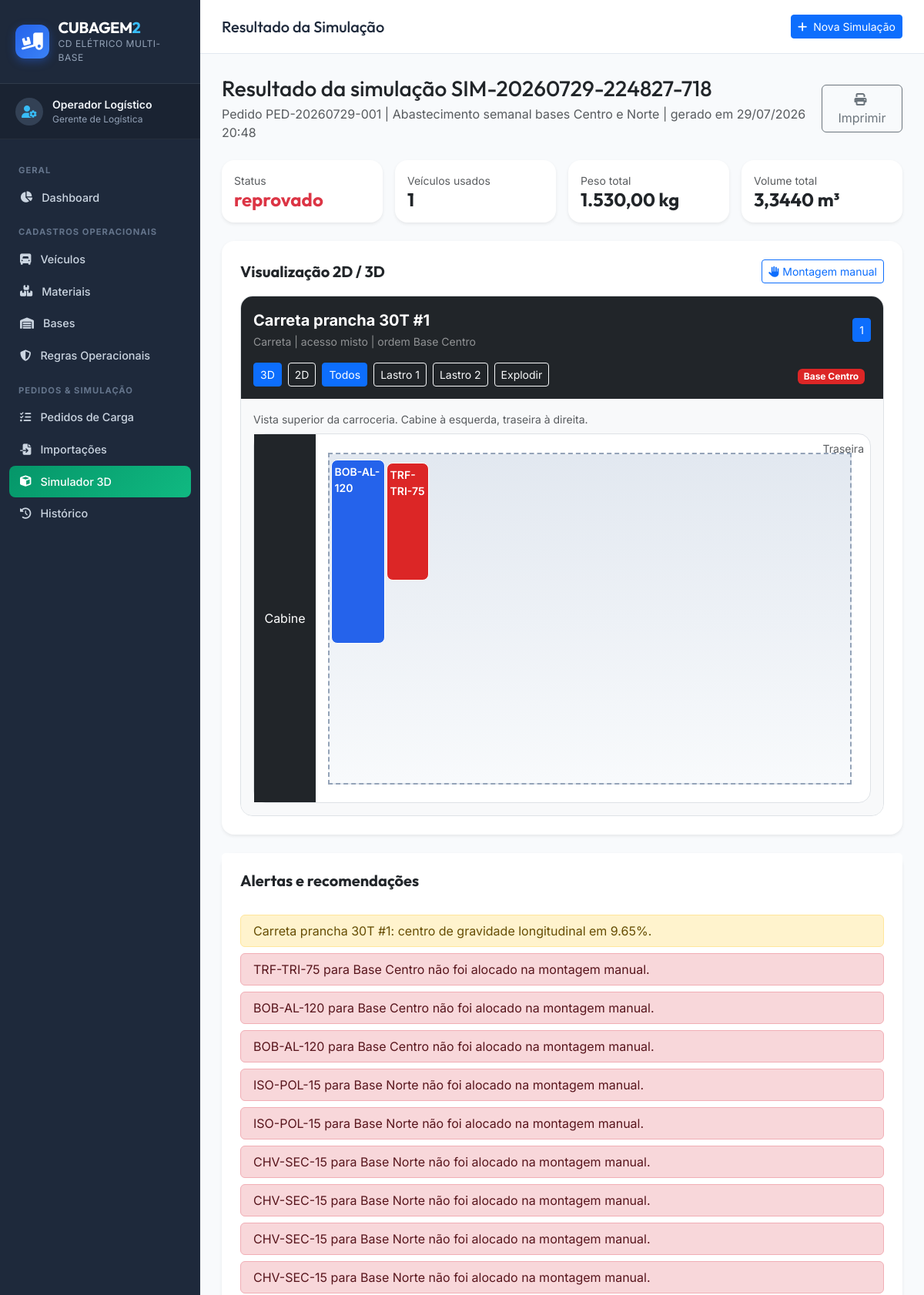
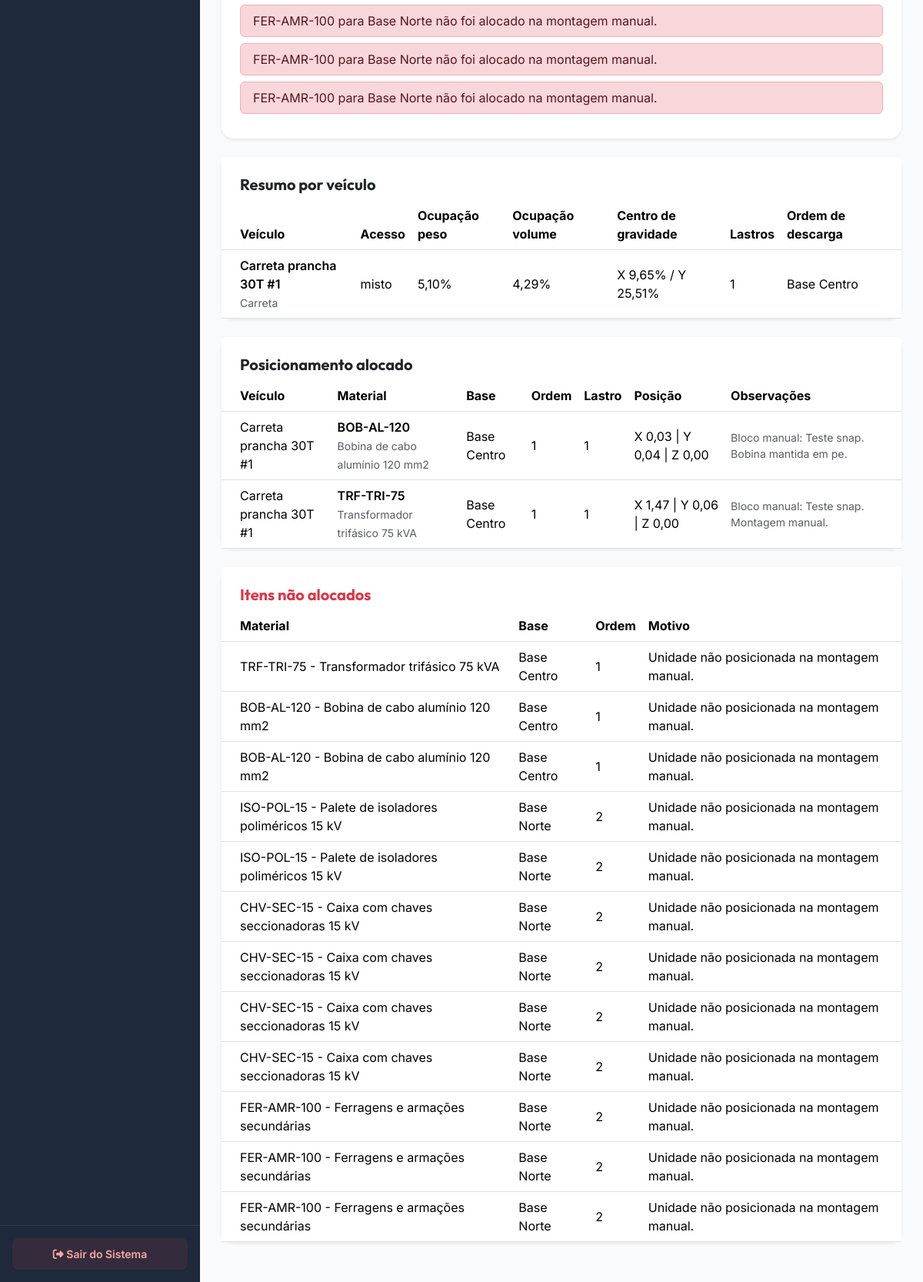
The app's page /pages/resultado_simulacao.php?id=7 with its own data (2 pictures, top to bottom).
### tables this page shows
CREATE TABLE simulacao_veiculos (
  id INTEGER PRIMARY KEY AUTOINCREMENT,
  simulacao_id INTEGER NOT NULL,
  veiculo_id INTEGER NOT NULL,
  slot_codigo TEXT NOT NULL,
  veiculo_nome TEXT NOT NULL,
  tipo_veiculo TEXT NOT NULL,
  acesso_descarga TEXT NOT NULL,
  comprimento_m REAL NOT NULL,
  largura_m REAL NOT NULL,
  altura_m REAL NOT NULL,
  capacidade_kg REAL NOT NULL,
  capacidade_m3 REAL NOT NULL,
  peso_total_kg REAL NOT NULL,
  volume_total_m3 REAL NOT NULL,
  ocupacao_peso_pct REAL NOT NULL,
  ocupacao_volume_pct REAL NOT NULL,
  centro_gravidade_x REAL NOT NULL,
  centro_gravidade_y REAL NOT NULL,
  lastros_utilizados INTEGER NOT NULL,
  ordem_carga TEXT NULL,
  ordem_descarga TEXT NULL,
  FOREIGN KEY (simulacao_id) REFERENCES simulacoes(id) ON DELETE CASCADE,
  FOREIGN KEY (veiculo_id) REFERENCES veiculos(id) ON DELETE RESTRICT
);

CREATE TABLE simulacoes (
  id INTEGER PRIMARY KEY AUTOINCREMENT,
  codigo_simulacao TEXT NOT NULL UNIQUE,
  pedido_id INTEGER NOT NULL,
  usuario_id INTEGER NULL,
  score_total REAL NOT NULL,
  status TEXT NOT NULL,
  total_veiculos INTEGER NOT NULL,
  qtd_itens_total INTEGER NOT NULL,
  qtd_itens_alocados INTEGER NOT NULL,
  qtd_itens_nao_alocados INTEGER NOT NULL,
  peso_total_kg REAL NOT NULL,
  volume_total_m3 REAL NOT NULL,
  observacoes TEXT NULL,
  created_at DATETIME DEFAULT CURRENT_TIMESTAMP,
  FOREIGN KEY (pedido_id) REFERENCES pedidos_carga(id) ON DELETE CASCADE
);

CREATE TABLE pedidos_carga (
  id INTEGER PRIMARY KEY AUTOINCREMENT,
  codigo_pedido TEXT NOT NULL UNIQUE,
  descricao TEXT NOT NULL,
  status TEXT DEFAULT 'rascunho',
  observacoes TEXT NULL,
  created_at DATETIME DEFAULT CURRENT_TIMESTAMP,
  updated_at DATETIME DEFAULT CURRENT_TIMESTAMP
);

CREATE TABLE simulacao_alertas (
  id INTEGER PRIMARY KEY AUTOINCREMENT,
  simulacao_id INTEGER NOT NULL,
  simulacao_veiculo_id INTEGER NULL,
  tipo_alerta TEXT NOT NULL,
  severidade TEXT NOT NULL,
  mensagem TEXT NOT NULL,
  FOREIGN KEY (simulacao_id) REFERENCES simulacoes(id) ON DELETE CASCADE,
  FOREIGN KEY (simulacao_veiculo_id) REFERENCES simulacao_veiculos(id) ON DELETE CASCADE
);

### controllers/SimulacaoController.php (called while the page is built, shortened)
<?php
require_once __DIR__ . '/../models/Simulacao.php';
class SimulacaoController {
    private Simulacao $model;
    public function __construct() {
        $this->model = new Simulacao();
    }
    public function buscar(int $id): ?array {
        return $this->model->buscarPorId($id);
    }
}

### models/Simulacao.php (called while the page is built, shortened)
<?php
require_once __DIR__ . '/Regra.php';
class Simulacao {
    private PDO $pdo;
    public function __construct() {
        global $pdo;
        $this->pdo = $pdo;
    }
    public function buscarPorId(int $id): ?array {
        $stmt = $this->pdo->prepare(
            'SELECT s.*, p.codigo_pedido, p.descricao AS pedido_descricao
             FROM simulacoes s
             JOIN pedidos_carga p ON p.id = s.pedido_id
             WHERE s.id = ?'
        );
        $stmt->execute([$id]);
        $sim = $stmt->fetch();
        $stmtVeiculos = $this->pdo->prepare(
            'SELECT * FROM simulacao_veiculos WHERE simulacao_id = ? ORDER BY id ASC'
        );
        $stmtVeiculos->execute([$id]);
        $veiculos = $stmtVeiculos->fetchAll();
        foreach ($veiculos as &$veiculo) {
            $stmtPos = $this->pdo->prepare(
                'SELECT p.*, m.categoria, m.formato_fisico, m.empilhavel, m.max_lastros, m.perfil_empilhamento, m.fragilidade, m.amarracao_especial
                 FROM simulacao_posicoes p
                 JOIN materiais m ON m.id = p.material_id
                 WHERE p.simulacao_veiculo_id = ?
                 ORDER BY p.ordem_entrega ASC, p.lastro_posicao ASC, p.id ASC'
            );
            $stmtPos->execute([$veiculo['id']]);
            $veiculo['itens'] = $stmtPos->fetchAll();
        }
        $stmtPend = $this->pdo->prepare(
            'SELECT p.*, m.categoria, m.formato_fisico, m.empilhavel, m.max_lastros, m.perfil_empilhamento, m.fragilidade, m.amarracao_especial
             FROM simulacao_posicoes p
             JOIN materiais m ON m.id = p.material_id
             WHERE p.simulacao_id = ? AND p.simulacao_veiculo_id IS NULL AND p.status_alocacao = "nao_alocado"
             ORDER BY p.ordem_entrega ASC, p.id ASC'
        );
        $stmtPend->execute([$id]);
        $sim['itens_nao_alocados'] = $stmtPend->fetchAll();
        $stmtAlertas = $this->pdo->prepare(
            'SELECT * FROM simulacao_alertas WHERE simulacao_id = ? ORDER BY id ASC'
        );
        $stmtAlertas->execute([$id]);
        $sim['alertas'] = $stmtAlertas->fetchAll();
        $stmtRegras = $this->pdo->prepare(
            'SELECT * FROM simulacao_regras_aplicadas WHERE simulacao_id = ? ORDER BY id ASC'
        );
        $stmtRegras->execute([$id]);
        $sim['regras_aplicadas'] = $stmtRegras->fetchAll();
        $sim['veiculos'] = $veiculos;
        return $sim;
    }
}

### pages/resultado_simulacao.php (the view, shortened to what this page needs)
<?php
require_once __DIR__ . '/../controllers/SimulacaoController.php';
require_once __DIR__ . '/../includes/header.php';
require_once __DIR__ . '/../includes/menu.php';
$controller = new SimulacaoController();
$simulacao = $controller->buscar((int) ($_GET['id'] ?? 0));
?>
<div class="container-fluid p-0">
    <div class="d-flex justify-content-between align-items-center mb-4">
        <div>
            <h2 class="h3 mb-1 text-dark">Resultado da simulação <?= htmlspecialchars($simulacao['codigo_simulacao']) ?></h2>
            <p class="text-muted mb-0">Pedido <?= htmlspecialchars($simulacao['codigo_pedido']) ?> | <?= htmlspecialchars($simulacao['pedido_descricao']) ?> | gerado em <?= date('d/m/Y H:i', strtotime($simulacao['created_at'])) ?></p>
        </div>
        <button class="btn btn-outline-secondary" onclick="window.print()"><i class="fa-solid fa-print me-1"></i>Imprimir</button>
    </div>
    <div class="row g-3 mb-4">
        <div class="col-md-3"><div class="card border-0 shadow-sm rounded-4"><div class="card-body"><small class="text-muted d-block">Status</small><h4 class="mb-0 text-<?= $simulacao['status'] === 'reprovado' ? 'danger' : ($simulacao['status'] === 'aprovado_com_alerta' ? 'warning' : 'success') ?>"><?= htmlspecialchars($simulacao['status']) ?></h4></div></div></div>
        <div class="col-md-3"><div class="card border-0 shadow-sm rounded-4"><div class="card-body"><small class="text-muted d-block">Veículos usados</small><h4 class="mb-0"><?= (int) $simulacao['total_veiculos'] ?></h4></div></div></div>
        <div class="col-md-3"><div class="card border-0 shadow-sm rounded-4"><div class="card-body"><small class="text-muted d-block">Peso total</small><h4 class="mb-0"><?= number_format($simulacao['peso_total_kg'], 2, ',', '.') ?> kg</h4></div></div></div>
        <div class="col-md-3"><div class="card border-0 shadow-sm rounded-4"><div class="card-body"><small class="text-muted d-block">Volume total</small><h4 class="mb-0"><?= number_format($simulacao['volume_total_m3'], 4, ',', '.') ?> m³</h4></div></div></div>
    </div>
    <div class="card border-0 shadow-sm rounded-4 mb-4">
        <div class="card-body p-4">
            <div class="d-flex justify-content-between align-items-center mb-3">
                <h5 class="fw-bold mb-0">Visualização 2D / 3D</h5>
                <button class="btn btn-sm btn-outline-primary" type="button" data-bs-toggle="collapse" data-bs-target="#manualAssemblyPanel" aria-expanded="false" aria-controls="manualAssemblyPanel">
                    <i class="fa-solid fa-hand me-1"></i>Montagem manual
                </button>
            </div>
            <div id="visualizadorCargaResultado"></div>
        </div>
    </div>
    <?php if (!empty($simulacao['alertas'])): ?>
        <div class="card border-0 shadow-sm rounded-4 mb-4">
            <div class="card-header bg-white border-0 pt-4 px-4"><h5 class="fw-bold mb-0">Alertas e recomendações</h5></div>
            <div class="card-body p-4">
                <?php foreach ($simulacao['alertas'] as $alerta): ?>
                    <div class="alert alert-<?= $alerta['severidade'] === 'danger' ? 'danger' : ($alerta['severidade'] === 'warning' ? 'warning' : 'info') ?> py-2 mb-2"><?= htmlspecialchars($alerta['mensagem']) ?></div>
                <?php endforeach; ?>
            </div>
        </div>
    <?php endif; ?>
    <div class="card border-0 shadow-sm rounded-4 mb-4">
        <div class="card-header bg-white border-0 pt-4 px-4"><h5 class="fw-bold mb-0">Resumo por veículo</h5></div>
        <div class="card-body p-0">
            <div class="table-responsive">
                <table class="table table-hover align-middle mb-0">
                    <thead class="bg-light">
                        <tr>
                            <th class="ps-4">Veículo</th>
                            <th>Acesso</th>
                            <th>Ocupação peso</th>
                            <th>Ocupação volume</th>
                            <th>Centro de gravidade</th>
                            <th>Lastros</th>
                            <th class="pe-4">Ordem de descarga</th>
                        </tr>
                    </thead>
                    <tbody>
                        <?php foreach ($simulacao['veiculos'] as $veiculo): ?>
                            <tr>
                                <td class="ps-4">
                                    <div class="fw-semibold"><?= htmlspecialchars($veiculo['slot_codigo']) ?></div>
                                    <small class="text-muted"><?= htmlspecialchars($veiculo['tipo_veiculo']) ?></small>
                                </td>
                                <td><?= htmlspecialchars($veiculo['acesso_descarga']) ?></td>
                                <td><?= number_format($veiculo['ocupacao_peso_pct'], 2, ',', '.') ?>%</td>
                                <td><?= number_format($veiculo['ocupacao_volume_pct'], 2, ',', '.') ?>%</td>
                                <td>X <?= number_format($veiculo['centro_gravidade_x'], 2, ',', '.') ?>% / Y <?= number_format($veiculo['centro_gravidade_y'], 2, ',', '.') ?>%</td>
                                <td><?= (int) $veiculo['lastros_utilizados'] ?></td>
                                <td class="pe-4"><?= htmlspecialchars($veiculo['ordem_descarga']) ?></td>
                            </tr>
                        <?php endforeach; ?>
                    </tbody>
                </table>
            </div>
        </div>
    </div>
    <div class="card border-0 shadow-sm rounded-4 mb-4">
        <div class="card-header bg-white border-0 pt-4 px-4"><h5 class="fw-bold mb-0">Posicionamento alocado</h5></div>
        <div class="card-body p-0">
            <div class="table-responsive">
                <table class="table table-hover align-middle mb-0">
                    <thead class="bg-light">
                        <tr>
                            <th class="ps-4">Veículo</th>
                            <th>Material</th>
                            <th>Base</th>
                            <th>Ordem</th>
                            <th>Lastro</th>
                            <th>Posição</th>
                            <th class="pe-4">Observações</th>
                        </tr>
                    </thead>
                    <tbody>
                        <?php foreach ($simulacao['veiculos'] as $veiculo): ?>
                            <?php foreach ($veiculo['itens'] as $item): ?>
                                <tr>
                                    <td class="ps-4"><?= htmlspecialchars($veiculo['slot_codigo']) ?></td>
                                    <td><span class="fw-semibold"><?= htmlspecialchars($item['codigo_material']) ?></span><br><small class="text-muted"><?= htmlspecialchars($item['descricao_material']) ?></small></td>
                                    <td><?= htmlspecialchars($item['base_nome']) ?></td>
                                    <td><?= (int) $item['ordem_entrega'] ?></td>
                                    <td><?= (int) $item['lastro_posicao'] ?></td>
                                    <td>X <?= number_format($item['posicao_x'], 2, ',', '.') ?> | Y <?= number_format($item['posicao_y'], 2, ',', '.') ?> | Z <?= number_format($item['posicao_z'], 2, ',', '.') ?></td>
                                    <td class="pe-4 small text-muted"><?= htmlspecialchars($item['observacoes_restricao']) ?></td>
                                </tr>
                            <?php endforeach; ?>
                        <?php endforeach; ?>
                    </tbody>
                </table>
            </div>
        </div>
    </div>
    <?php if (!empty($simulacao['itens_nao_alocados'])): ?>
        <div class="card border-0 shadow-sm rounded-4 mb-4">
            <div class="card-header bg-white border-0 pt-4 px-4"><h5 class="fw-bold mb-0 text-danger">Itens não alocados</h5></div>
            <div class="card-body p-0">
                <div class="table-responsive">
                    <table class="table table-hover align-middle mb-0">
                        <thead class="bg-light"><tr><th class="ps-4">Material</th><th>Base</th><th>Ordem</th><th class="pe-4">Motivo</th></tr></thead>
                        <tbody>
                            <?php foreach ($simulacao['itens_nao_alocados'] as $item): ?>
                                <tr>
                                    <td class="ps-4"><?= htmlspecialchars($item['codigo_material']) ?> - <?= htmlspecialchars($item['descricao_material']) ?></td>
                                    <td><?= htmlspecialchars($item['base_nome']) ?></td>
                                    <td><?= (int) $item['ordem_entrega'] ?></td>
                                    <td class="pe-4"><?= htmlspecialchars($item['observacoes_restricao']) ?></td>
                                </tr>
                            <?php endforeach; ?>
                        </tbody>
                    </table>
                </div>
            </div>
        </div>
    <?php endif; ?>
</div>
<?php require_once __DIR__ . '/../includes/footer.php'; ?>

### assets/css/style.css (style rules this page uses)
:root { --primary-color: #0d6efd; --primary-hover: #0b5ed7; --dark-bg: #0f172a; --sidebar-bg: #1e293b; --sidebar-active: #334155; --card-bg: #ffffff; --border-color: #e2e8f0; --text-primary: #1e293b; --text-secondary: #64748b; --accent-munck: #d97706; --accent-truck: #2563eb; --accent-carreta: #059669; --accent-warning: #f59e0b; --accent-danger: #ef4444; --accent-success: #10b981; --radius-sm: 8px; --radius-md: 12px; --radius-lg: 16px; --shadow-sm: 0 1px 3px rgba(0,0,0,0.1); --shadow-md: 0 4px 6px -1px rgba(0,0,0,0.1), 0 2px 4px -1px rgba(0,0,0,0.06); --shadow-lg: 0 10px 15px -3px rgba(0,0,0,0.1), 0 4px 6px -2px rgba(0,0,0,0.05); }
body { font-family: 'Inter', system-ui, -apple-system, sans-serif; background-color: #f8fafc; color: var(--text-primary); margin: 0; padding: 0; }
h1, h2, h3, h4, h5, h6 { font-family: 'Outfit', 'Inter', sans-serif; font-weight: 700; }

### records on screen
simulacao_veiculos: id.codigo_simulacao "SIM-20260729-224827-718", id.codigo_pedido "PED-20260729-001", id.descricao "Abastecimento semanal bases Centro e Norte", id.created_at "29/07/2026 20:48", id.status "reprovado", id.total_veiculos "1", id.peso_total_kg "1.530,00", id.volume_total_m3 "3,3440", slot_codigo "Carreta prancha 30T #1", tipo_veiculo "Carreta", acesso_descarga "misto", ocupacao_peso_pct "5,10", ocupacao_volume_pct "4,29", centro_gravidade_x "9,65", centro_gravidade_y "25,51", lastros_utilizados "1", ordem_descarga "Base Centro", codigo_material "BOB-AL-120", descricao_material "Bobina de cabo alumínio 120 mm2", base_nome "Base Centro", ordem_entrega "1", lastro_posicao "1", posicao_x "0,03", posicao_y "0,04", posicao_z "0,00", observacoes_restricao "Bloco manual: Teste snap. Bobina mantida em pe.", codigo_material "TRF-TRI-75", descricao_material "Transformador trifásico 75 kVA", posicao_x "1,47", posicao_y "0,06", observacoes_restricao "Bloco manual: Teste snap. Montagem manual."
simulacao_alertas: mensagem "Carreta prancha 30T #1: centro de gravidade longitudinal em 9.65%."
simulacao_alertas: mensagem "TRF-TRI-75 para Base Centro não foi alocado na montagem manual."
simulacao_alertas: mensagem "BOB-AL-120 para Base Centro não foi alocado na montagem manual."
simulacao_alertas: mensagem "BOB-AL-120 para Base Centro não foi alocado na montagem manual."
simulacao_alertas: mensagem "ISO-POL-15 para Base Norte não foi alocado na montagem manual."
simulacao_alertas: mensagem "ISO-POL-15 para Base Norte não foi alocado na montagem manual."
simulacao_alertas: mensagem "CHV-SEC-15 para Base Norte não foi alocado na montagem manual."
simulacao_alertas: mensagem "CHV-SEC-15 para Base Norte não foi alocado na montagem manual."
simulacao_alertas: mensagem "CHV-SEC-15 para Base Norte não foi alocado na montagem manual."
simulacao_alertas: mensagem "CHV-SEC-15 para Base Norte não foi alocado na montagem manual."
simulacao_alertas: mensagem "FER-AMR-100 para Base Norte não foi alocado na montagem manual."
simulacao_alertas: mensagem "FER-AMR-100 para Base Norte não foi alocado na montagem manual."
simulacao_alertas: mensagem "FER-AMR-100 para Base Norte não foi alocado na montagem manual."

### other values on screen
$usuarioLogado['nome'] "Operador Logístico"
$usuarioLogado['cargo'] "Gerente de Logística"
$pageTitle "Resultado da Simulação"
$item['codigo_material'] "TRF-TRI-75"
$item['descricao_material'] "Transformador trifásico 75 kVA"
$item['base_nome'] "Base Centro"
$item['ordem_entrega'] "1"
$item['observacoes_restricao'] "Unidade não posicionada na montagem manual."
$item['codigo_material'] "BOB-AL-120"
$item['descricao_material'] "Bobina de cabo alumínio 120 mm2"
$item['codigo_material'] "ISO-POL-15"
$item['descricao_material'] "Palete de isoladores poliméricos 15 kV"
$item['base_nome'] "Base Norte"
$item['ordem_entrega'] "2"
$item['codigo_material'] "CHV-SEC-15"
